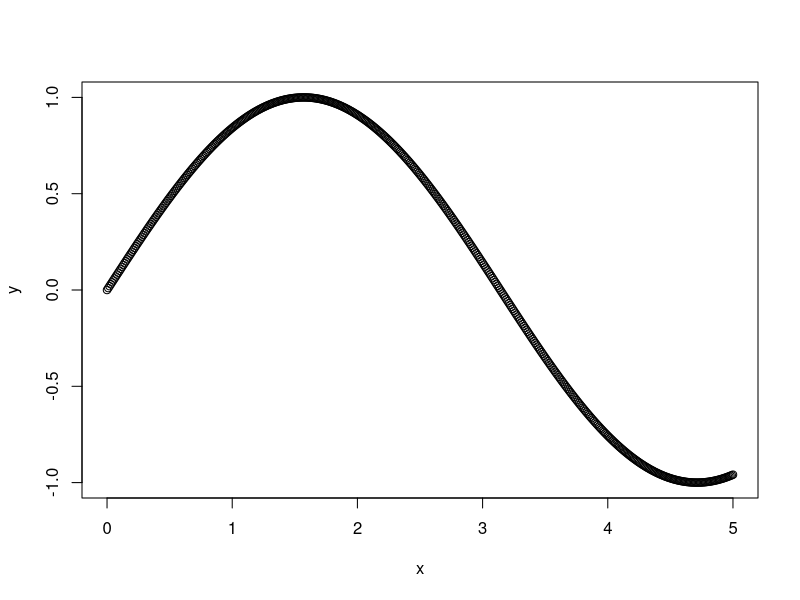

Reproduce this figure in R. (Note: this script raises an error after producing the figure.)
# Set working directory
setwd("/home/jaime/UPM/MLLB/Machine_Learning_Lab/R_Seminar/3_Exercises_to_practice/3_Material_Exercises_to_practice/")

# Ej 1
x <- c(2,5,120,5,8,11)
### Create a vector that contains the indices of x
i <- 1:length(x)
i

# Ej 2
### Create a vector that contains the inverted indices of x
inv_i <- length(x):1
inv_i

# Ej 3
### Create the inverse vector of x 
inv_x <- x[inv_i]
inv_x

# Ej 4
### Add a 7 bewteen the 5 and the 8 (indexes 4 and 5)
x <- c(x[1:4], 7, x[5:length(x)])
x
### Add a 3 at the end of the vector
x <- c(x, 3)
x
### The 120 value is a typo, it should be 12
x[x == 120] <- 12
x

# Ej 5
### Plot a sinusoidal function
x <- seq(0,5,0.01)
y <- sin(x)
plot(x,y)

# Ej 6
### Create a vector of repeated sequences
x <- c(rep(0.5, 4), rep(1.5, 4), rep(3, 4))
x

# Ej 7
x <- c(1,3,5,7,9)
y <- c(2,3,5,7,11,13)
x+1
y*2
c(length(x),length(y))
x+y
sum(x>5)
sum(x[x>5|x>3])
y[y>7]

# Ej 8
### Compute the mean without using the mean(x) function
x <- c(1,3,5,7,9)
mean <- sum(x)/length(x)
mean
mean(x)
### Compute the variance without using the variance(x) function
var_x <- sum((x - mean)^2) / (length(x) - 1)
var_x
var(x)

# Ej 9
invoices <- c(23,33,25,45,10,28,39,27,15,38,34,29)
### Total we have spent during the year
total_invoices <- sum(invoices)
total_invoices
### Minimum invoice
min_invoice <- min(invoices)
min_invoices
### Maximum invoice
max_invoice <- max(invoices)
max_invoice
### Which is the month name of the maximum invoice?
month_name <- c("Jan", "Feb", "Mar", "Apr", "May", "Jun","Jul", "Aug", "Sep", "Oct", "Nov","Dec")
max_month <- month_name[which(invoices == max_invoice)]
max_month
### In what months have we spent more than average?
expensive_month <- month_name[which(invoices > mean(invoices))]
expensive_month
### Percentage of the months that we have spent more than the mean
percentage_expensive_month <- (100*length(expensive_month))/length(invoices)
cat(percentage_expensive_month,"%\n")

# Ej 10
ans <- read.table(file="anscombe.txt", sep=";", dec = ",", header=F, col.names=c("x1","y1","x2","y2","x3","y3","x4","y4"))
write.table(ans, file="ans.txt", sep=";", dec=".")

# Ej 11
### Create a table just with the columns x1, y1, x3, y3
write.table(ans[, c("x1", "y1", "x3", "y3")], file="ans13.txt", sep=";", dec=".")
### Plot (x1,y1) (x2,y2) (x3,y3) (x4,y4)
par(mfrow=c(2, 2))
plot(ans$x1, ans$y1)
plot(ans$x2, ans$y2)
plot(ans$x3, ans$y3)
plot(ans$x4, ans$y4)
par(mfrow=c(1, 1))

# Ej 12
### N(10,2)
## a) Plot its cumulative probability density function
rango <- seq(4, 16, 0.1)
func_dens_prob_acum <- pnorm(rango, mean=10, sd=2)
plot(x=rango, y=func_dens_prob_acum, type="l", lwd=2)
abline(h=0.5, v=10, lty=2)
### A is higher than 90% of the population
y_a <- 0.9
abline(h=y_a, col="red", lty=3)
x_a <- qnorm(y_a, mean=10, sd=2)
abline(v=x_a, col="red", lty=3)
text(x=x_a, y=0, labels="A", pos=4, col="red")
### Between A and B there is 60% of the population
y_b <- y_a - 0.6
abline(h=y_b, col="blue", lty=3)
x_b <- qnorm(y_b, mean=10, sd=2)
abline(v=x_b, col="blue", lty=3)
text(x=x_b, y=0, labels="B", pos=4, col="blue")
### C is lower than 80% of the population
y_c <- 1 - 0.8
abline(h=y_c, col="green", lty=3)
x_c <- qnorm(y_c, mean=10, sd=2)
abline(v=x_c, col="green", lty=3)
text(x=x_c, y=0, labels="C", pos=4, col="green")
### Between C and B there is 30% of the population
y_d <- y_c + 0.3
abline(h=y_d, col="purple", lty=3)
x_d <- qnorm(y_d, mean=10, sd=2)
abline(v=x_d, col="purple", lty=3)
text(x=x_d, y=0, labels="D", pos=4, col="purple")

## b) Percentages of the population on the left and right of each point
(1 - pnorm(x_a, mean=10, sd=2)) * 100
pnorm(x_a, mean=10, sd=2) * 100
(1 - pnorm(x_b, mean=10, sd=2)) * 100
pnorm(x_b, mean=10, sd=2) * 100
(1 - pnorm(x_c, mean=10, sd=2)) * 100
pnorm(x_c, mean=10, sd=2) * 100
(1 - pnorm(x_d, mean=10, sd=2)) * 100
pnorm(x_d, mean=10, sd=2) * 100

# Ej 13
### N(6,2)
## a) Determine an interval where probability density is the highest 
##      and contains the 70% of the population
y_a <- 0.5 - 0.7 / 2
x_a <- qnorm(y_a, mean=6, sd=2)
x_a
y_b <- 0.5 + 0.7 / 2
x_b <- qnorm(y_b, mean=6, sd=2)
x_b
## b) If the value is chosen randomly, calculate the probability that it's in the 
##      interval (6,7) and in the interval (9,10)
pnorm(7, mean=6, sd=2) - pnorm(6, mean=6, sd=2)
pnorm(10, mean=6, sd=2) - pnorm(9, mean=6, sd=2)
## c) Calculate the probability that the random value is greater than 8 and lower than 4
1 - pnorm(8, mean=6, sd=2)
pnorm(4, mean=6, sd=2)
#### As the distribution is symmetrical, both values are equal because their distance to the mean is the same 
## d) If a sample is bigger or equal to 95%, Which are its possible values?
##      And if it's lower or equal than 30%?
value_95 <- qnorm(0.95, mean=6, sd=2)
cat("[",value_95,", infinity )\n")
value_30 <- qnorm((1 - 0.3), mean=6, sd=2)
cat("( -infinity ,",value_30,"]\n")
